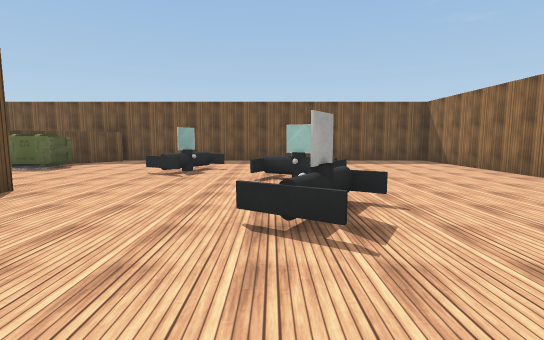
View 1 (above)

12 first-person views from a walk through a scene from a Unity 3-D project. The camera is 1.5 m above the floor, tilts 6° down and sees 85° across. The floor is counted in squares, 2 m on a side. Each view is taken from the middle of a square. On the plan, view 1 faces up. The plan holds only what a view shows up to about 10 squares ahead; the rest is blank. The player is left out. Some surface patterns are stand-ins.

View 2
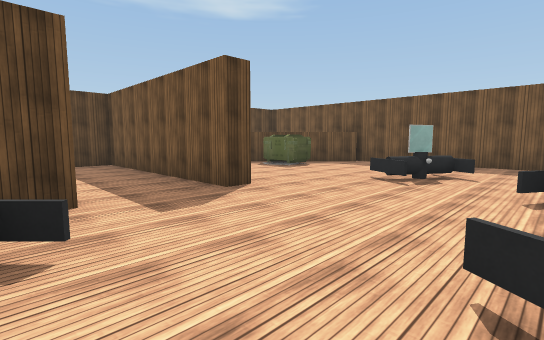

View 3
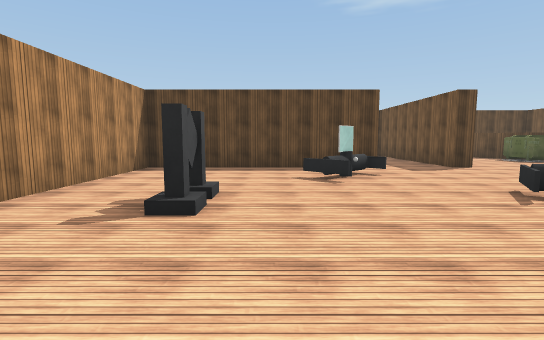

View 4
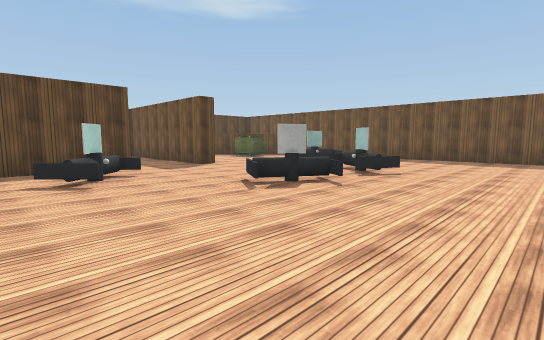

View 5
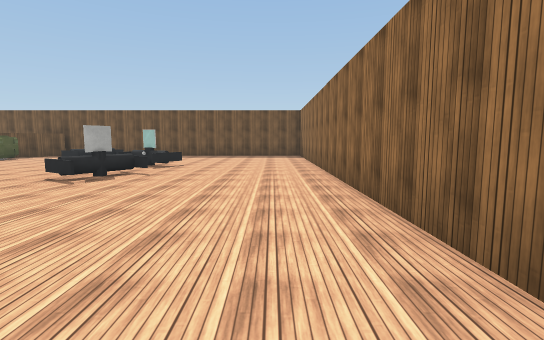

View 6
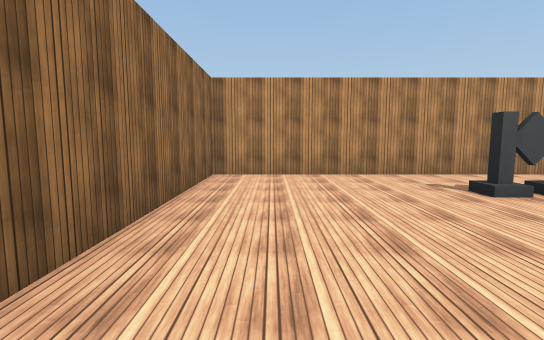

View 7
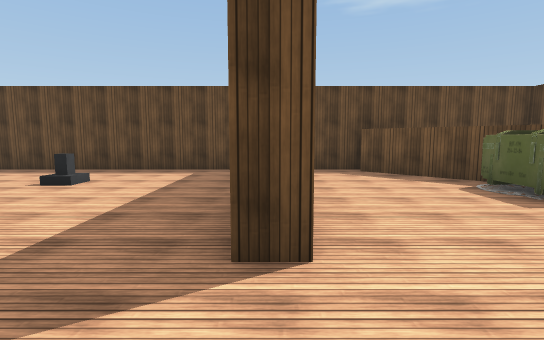

View 8
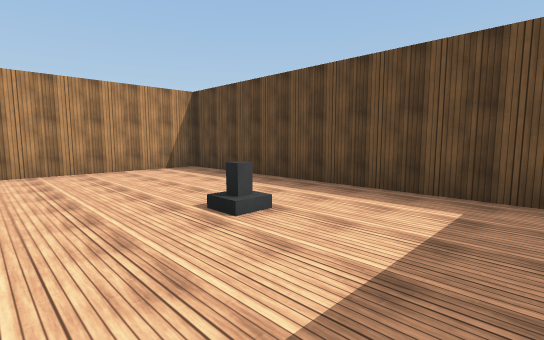

View 9
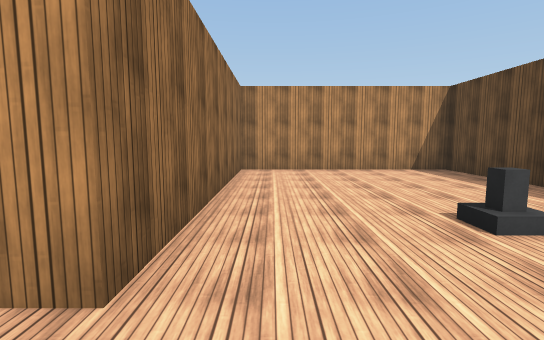

View 10
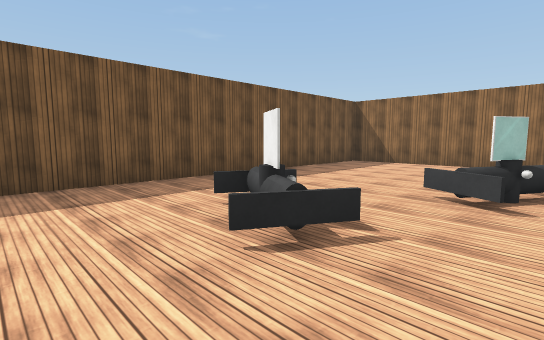

View 11
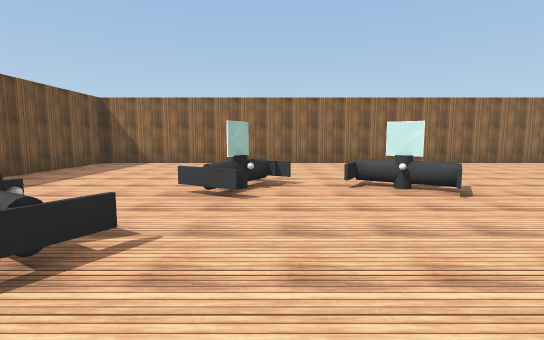

View 12
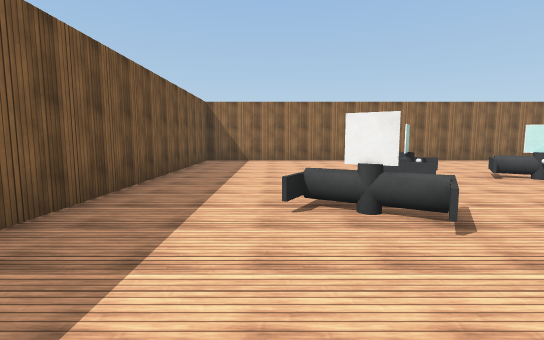

### Floor plan
Ten units are one square. View 1 is at (0, 0); x grows to the right and y downward. Boxes are objects, and circles mark ways between rooms. Rooms are numbered by the first view taken in them; rooms with no view inside come last. Other rooms are left out.
<svg viewBox="-98 -107 156 154">
<path fill="none" stroke="#000" d="M-37 -18 -37 42 53 42 53 -102 -50 -102M-37 -44 -37 -38M-49 -100 -89 -60M-93 -62 -93 -50M-37 -38 -93 -38 -93 42 -43 42 -43 -18 -37 -18"/>
<rect x="-65" y="-85" width="10" height="10" fill="#bbb"><title>crate</title></rect>
<rect x="-35" y="-15" width="30" height="20" fill="#bbb"><title>other object</title></rect>
<rect x="-25" y="-85" width="10" height="30" fill="#bbb"><title>other object</title></rect>
<rect x="-5" y="15" width="20" height="10" fill="#bbb"><title>other object</title></rect>
<rect x="-5" y="-45" width="20" height="30" fill="#bbb"><title>other object</title></rect>
<rect x="-5" y="-65" width="20" height="20" fill="#bbb"><title>other object</title></rect>
<rect x="-75" y="-5" width="10" height="10" fill="#bbb"><title>other object</title></rect>
<circle cx="-40" cy="-25" r="3" fill="#2a7"/>
<text x="0" y="-30">1</text>
<text x="-70" y="0">2</text>
</svg>
Room 1 opens to room 2.

Where each view was taken, in squares from view 1:
view 1: 0 up, 0 right, facing up
view 2: 1 up, 0 right, facing up-left
view 3: 1 down, 4 right, facing left
view 4: 1 down, 4 right, facing up-left
view 5: 3 down, 4 right, facing up
view 6: 2 up, 4 right, facing down
view 7: 4 up, 2 left, facing left
view 8: 3 up, 5 left, facing down-left
view 9: 3 up, 5 left, facing down
view 10: 5 up, 4 left, facing up-right
view 11: 5 up, 4 left, facing right
view 12: 8 up, 5 left, facing right
